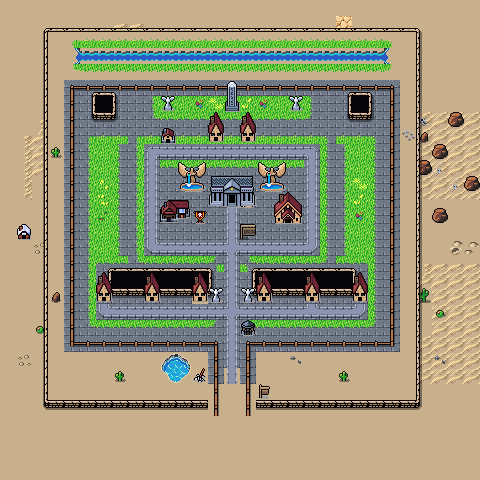

Below is a game level as drawn by its tile map, then a one-line description and the .tmx that defines it (tile-layer data replaced by summaries):
An orthogonal 30x30 tile map with 16x16 px tiles, 4 tile layers (Background, Ground, Walls, Overlay), 2 tilesets and 7 objects.

<map version="1.10" tiledversion="1.10.1" orientation="orthogonal" renderorder="right-down" width="30" height="30" tilewidth="16" tileheight="16" infinite="0" nextlayerid="6" nextobjectid="58">
 <editorsettings>
  <export target="wastetown..tmx" format="tmx" />
 </editorsettings>
 <tileset firstgid="1" source="../../../../common/maps/tileset/main.tsx" />
 <tileset firstgid="10113" source="../../../../common/maps/tileset/buildings.tsx" />
 <layer id="1" name="Background" width="30" height="30">
  <data>[900 cells, 900 non-empty, 10 distinct tile ids]</data>
 </layer>
 <layer id="2" name="Ground" width="30" height="30">
  <data>[900 cells, 342 non-empty, 45 distinct tile ids]</data>
 </layer>
 <layer id="3" name="Walls" width="30" height="30">
  <properties>
   <property name="spriteLayer" type="bool" value="true" />
  </properties>
  <data>[900 cells, 111 non-empty, 22 distinct tile ids]</data>
 </layer>
 <layer id="5" name="Overlay" width="30" height="30">
  <data>[900 cells, 144 non-empty, 30 distinct tile ids]</data>
 </layer>
 <objectgroup id="4" name="Objects">
  <object id="38" template="../../../../common/maps/obj/entry_up.tx" x="219" y="383" width="28" height="16" />
  <object id="41" template="../../../../common/maps/obj/shop.tx" x="97" y="305">
   <properties>
    <property name="commonShopList" value="RioTownWhite" /><property name="noRestock" type="bool" value="false" /></properties>
  </object>
  <object id="47" template="../../../../common/maps/obj/inn.tx" x="224" y="211" />
  <object id="48" template="../../../../common/maps/obj/shop.tx" x="290" y="225">
   <properties>
    <property name="signXOffset" type="float" value="-32" />
    <property name="signYOffset" type="float" value="0" />
   <property name="commonShopList" value="Plains" /><property name="noRestock" type="bool" value="false" /></properties>
  </object>
  <object id="51" template="../../../../common/maps/obj/shop.tx" x="192" y="306">
   <properties>
    <property name="commonShopList" value="RioTownBooster" /><property name="noRestock" type="bool" value="false" /></properties>
  </object>
  <object id="53" template="../../../../common/maps/obj/spellsmith.tx" x="157" y="225" />
  <object id="54" template="../../../../common/maps/obj/enemy.tx" x="16" y="240">
   <properties>
    <property name="dialog">[{
  "text":"I am a big gate. Greetings.",
  "loctext": "adv.towns_plains_town.53.d.n0.text",
  "options":[ { "name":"Okay...", "locname": "adv.towns_plains_town.53.d.n1.name" } ],
  "action": [ { "setMapFlag": {"key": "gate", "val": 1} } ]
}]</property>
    <property name="enemy" value="Apprentice White Wizard" />
   </properties>
  </object>
  </objectgroup>
</map>
